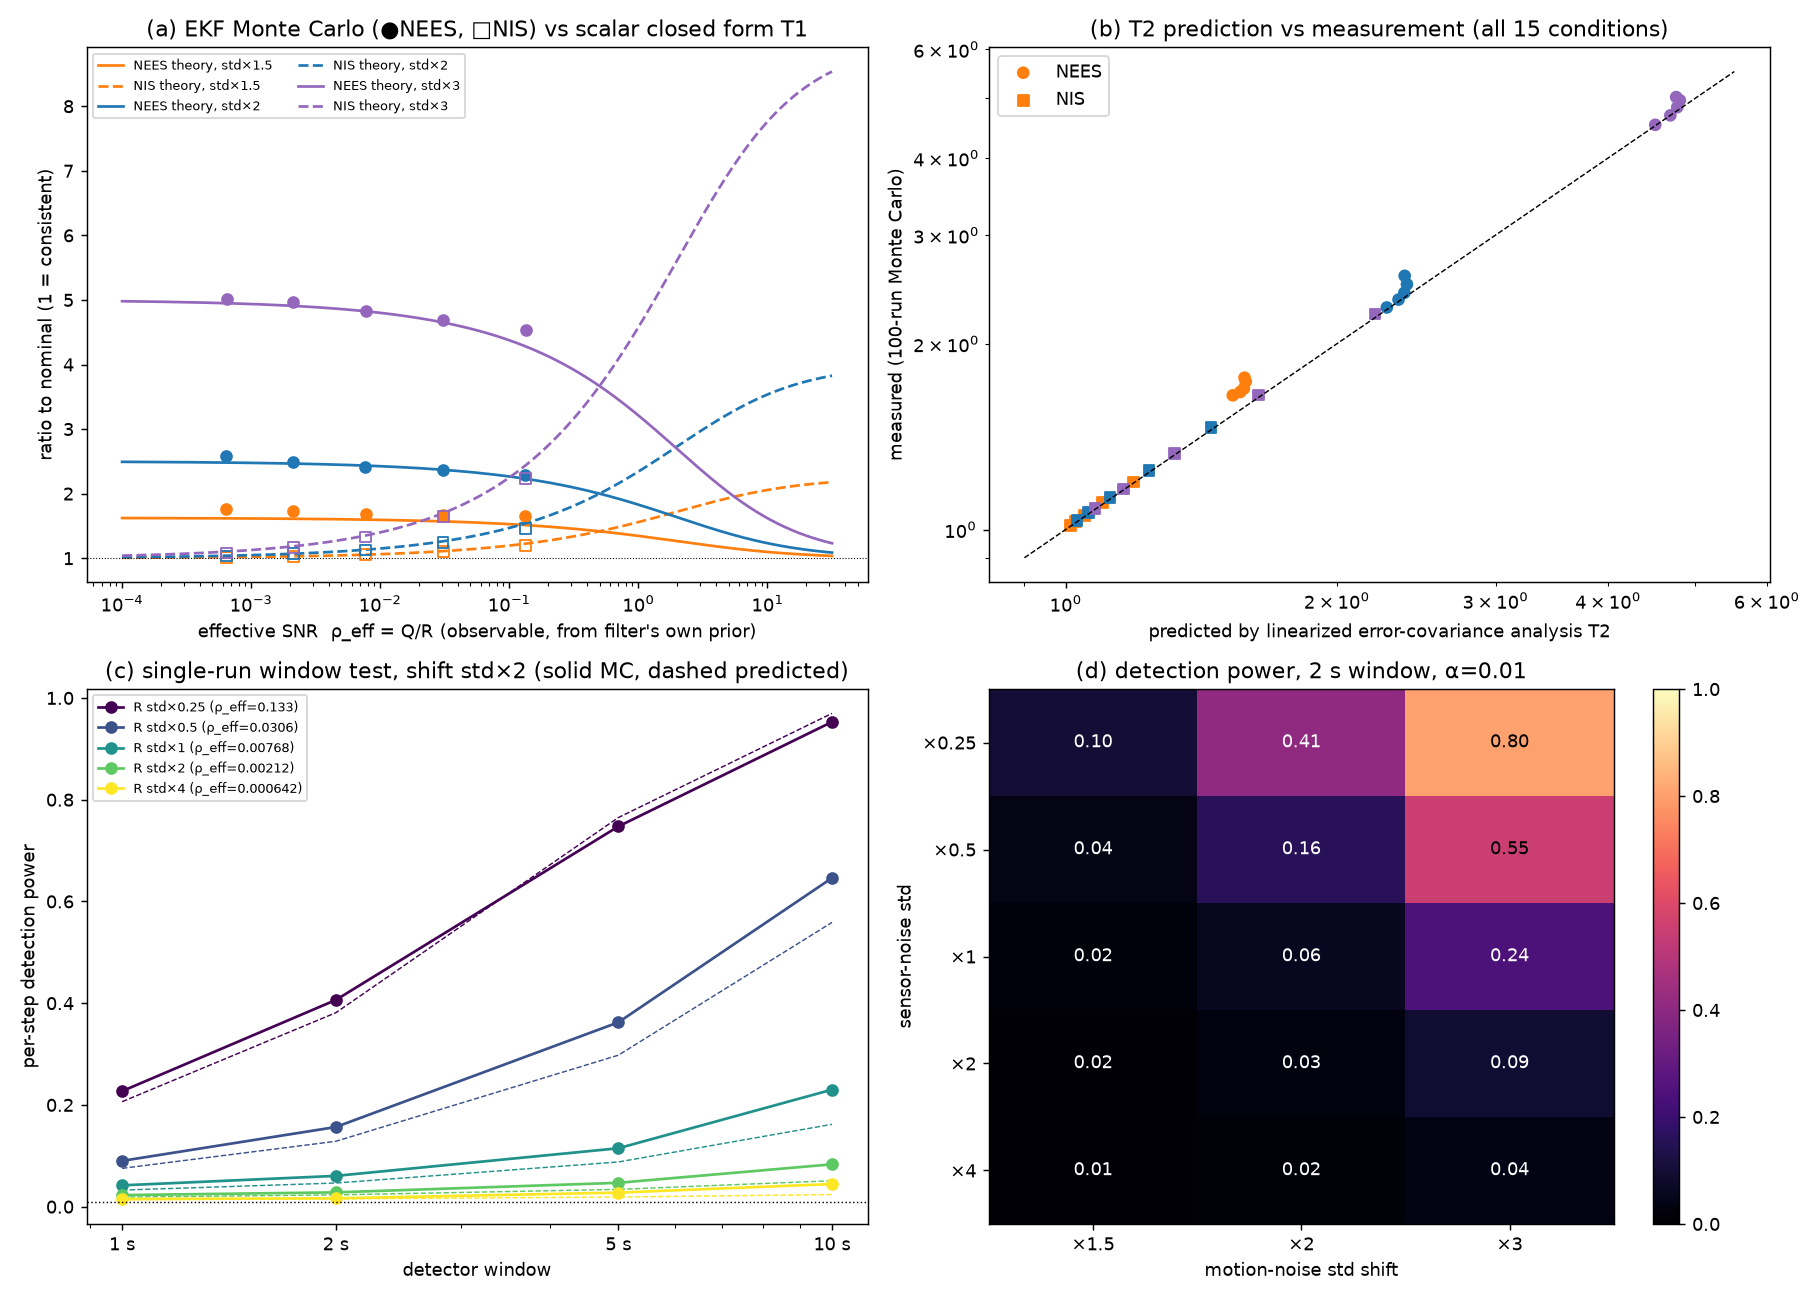

The script that saved this image:
"""Experiment 4: when are innovations blind to a motion-noise shift? (EKF)

Sweeps sensor-noise scale x shift magnitude x detector window, and compares
Monte Carlo results with two theories (derivations in THEORY.md):

  T1  scalar closed form in rho = Q/R (random-walk Kalman filter):
        NEES ratio -> (1+c)/2,  NIS ratio -> 1 + (c-1)/2 * sqrt(rho)  as rho -> 0
      where c = (true/assumed motion-noise std)^2.
  T2  linearized error-covariance analysis along each EKF trajectory:
        P_true^- = G P_true^+ G^T + V Q_true V^T
        P_true^+ = (I-KH) P_true^- (I-KH)^T + K R K^T
        E[NEES] = tr(P^-1 P_true),  E[NIS_j] = tr(S_nu,j^-1 (H P_true^- H^T + R))

Effective SNR (observable online, no ground truth):
    g   = mean over updates of tr(R^-1 H P^- H^T) / 2   (filter's own prior)
    rho_eff = g^2 / (1 + g)        (inverts the scalar relation P^-/R = g(rho))

Run:    uv run python 04_sensitivity.py      (~5 min on 4 cores)
Output: 04_sensitivity.png, 04_sensitivity.json
"""

import itertools
import json
from multiprocessing import Pool

import matplotlib.pyplot as plt
import numpy as np
from scipy.stats import chi2

from sim_core import (DT, M_RUNS, Q_NOM, R as R_NOM, SEED, SHIFT_STEP, STATE_DIM, STEPS,
                      control, ekf_jacobians, ekf_predict, ekf_update, nees, q_true,
                      simulate_step)

R_SCALES = [0.25, 0.5, 1.0, 2.0, 4.0]     # sensor-noise std multiplier
SHIFTS = [1.5, 2.0, 3.0]                  # true motion-noise std multiplier after t=30 s
WINDOWS = [10, 20, 50, 100]               # detector window [steps]
ALPHA = 0.01
POST = slice(SHIFT_STEP, STEPS)


# ------------------------------ scalar theory --------------------------------
def scalar_theory(rho, c):
    """Steady-state NEES and NIS ratios of a random-walk KF (R = 1, Q = rho)
    whose true process noise is c * rho. Verified against MC to 3 decimals."""
    Pm = (rho + np.sqrt(rho ** 2 + 4 * rho)) / 2
    K = Pm / (Pm + 1)
    Ptm = (K ** 2 + c * rho) / (K * (2 - K))
    Ptp = (1 - K) ** 2 * Ptm + K ** 2
    return Ptp / K, (Ptm + 1) / (Pm + 1)


# --------------------------------- one run -----------------------------------
def run(args):
    seed, r_scale, shift_factor, shift = args
    Rm = R_NOM * r_scale ** 2
    rng = np.random.default_rng(seed)
    truth = np.zeros(3)
    mu, S = truth.copy(), np.eye(3) * 0.01
    Pt = np.zeros((3, 3))                 # true error covariance (filter starts exact)
    out = np.zeros((6, STEPS))            # nis, dof, nees, nees_pred, nis_pred, g_sum

    for t in range(STEPS):
        u = control(t)
        truth, zs = simulate_step(truth, t, shift, rng, R=Rm, shift_factor=shift_factor)
        G, V = ekf_jacobians(mu, u)
        Pt = G @ Pt @ G.T + V @ q_true(t, shift, shift_factor) @ V.T
        mu, S = ekf_predict(mu, S, u)
        for z, lm in zs:
            S_prior = S
            mu, S, nis, (K, H, S_nu) = ekf_update(mu, S, z, lm, R=Rm, return_gain=True)
            out[0, t] += nis
            out[1, t] += 2
            out[4, t] += np.trace(np.linalg.solve(S_nu, H @ Pt @ H.T + Rm))
            out[5, t] += np.trace(np.linalg.solve(Rm, H @ S_prior @ H.T)) / 2
            I_KH = np.eye(3) - K @ H
            Pt = I_KH @ Pt @ I_KH.T + K @ Rm @ K.T
        out[2, t] = nees(mu, S, truth)
        out[3, t] = np.trace(np.linalg.solve(S, Pt))
    return out


def window_alarms(nis, dof, W):
    k = np.ones(W)
    s = np.apply_along_axis(lambda x: np.convolve(x, k)[:STEPS], 1, nis)
    d = np.apply_along_axis(lambda x: np.convolve(x, k)[:STEPS], 1, dof)
    alarms = np.zeros_like(s, dtype=bool)
    ok = d > 0
    alarms[ok] = chi2.sf(s[ok], d[ok]) < ALPHA
    alarms[:, :W] = False
    return alarms


# ---------------------------------- main -------------------------------------
def main():
    conds = [(r, 1.0, False) for r in R_SCALES] + \
            [(r, s, True) for r, s in itertools.product(R_SCALES, SHIFTS)]
    jobs = [(SEED + i, r, s, sh) for (r, s, sh) in conds for i in range(M_RUNS)]
    with Pool(4) as pool:
        flat = pool.map(run, jobs, chunksize=10)
    data = {c: np.stack(flat[k * M_RUNS:(k + 1) * M_RUNS]) for k, c in enumerate(conds)}
    print("simulation done")

    rows = []
    for r in R_SCALES:
        nom = data[(r, 1.0, False)]
        fa = {W: float(window_alarms(nom[:, 0], nom[:, 1], W)[:, W:].mean()) for W in WINDOWS}
        for s in SHIFTS:
            D = data[(r, s, True)]
            nis, dof = D[:, 0, POST], D[:, 1, POST]
            row = {
                "r_scale": r, "shift_std": s, "c": s ** 2,
                "rho_eff": None,
                "NEES_ratio_mc": float(D[:, 2, POST].mean() / STATE_DIM),
                "NEES_ratio_T2": float(D[:, 3, POST].mean() / STATE_DIM),
                "NIS_ratio_mc": float(nis.sum() / dof.sum()),
                "NIS_ratio_T2": float(D[:, 4, POST].sum() / dof.sum()),
                "dof_per_step": float(dof.mean()),
                "power": {}, "power_pred": {}, "false_alarm": fa,
            }
            g = D[:, 5].sum() / (D[:, 1].sum() / 2)          # mean over all updates
            row["rho_eff"] = float(g ** 2 / (1 + g))
            row["NEES_ratio_T1"], row["NIS_ratio_T1"] = map(float, scalar_theory(row["rho_eff"], s ** 2))
            for W in WINDOWS:
                al = window_alarms(D[:, 0], D[:, 1], W)
                row["power"][W] = float(al[:, SHIFT_STEP + W:].mean())
                d = W * row["dof_per_step"]
                row["power_pred"][W] = float(chi2.sf(chi2.ppf(1 - ALPHA, d) / row["NIS_ratio_T2"], d))
            rows.append(row)

    # ---------------------------------- plots ----------------------------------
    cmap = {1.5: "tab:orange", 2.0: "tab:blue", 3.0: "tab:purple"}
    fig, ax = plt.subplots(2, 2, figsize=(14, 10))

    a = ax[0, 0]
    rr = np.logspace(-4, 1.5, 300)
    for s in SHIFTS:
        ne, ni = scalar_theory(rr, s ** 2)
        a.semilogx(rr, ne, color=cmap[s], lw=1.5, label=f"NEES theory, std×{s:g}")
        a.semilogx(rr, ni, color=cmap[s], lw=1.5, ls="--", label=f"NIS theory, std×{s:g}")
        pts = [x for x in rows if x["shift_std"] == s]
        a.scatter([p["rho_eff"] for p in pts], [p["NEES_ratio_mc"] for p in pts], color=cmap[s], marker="o", zorder=3)
        a.scatter([p["rho_eff"] for p in pts], [p["NIS_ratio_mc"] for p in pts], facecolor="none",
                  edgecolor=cmap[s], marker="s", zorder=3)
    a.axhline(1, color="k", lw=0.6, ls=":")
    a.set_xlabel("effective SNR  ρ_eff = Q/R (observable, from filter's own prior)")
    a.set_ylabel("ratio to nominal (1 = consistent)")
    a.set_title("(a) EKF Monte Carlo (●NEES, □NIS) vs scalar closed form T1")
    a.legend(fontsize=7, ncol=2)

    b = ax[0, 1]
    for key, mk in (("NEES", "o"), ("NIS", "s")):
        b.scatter([x[f"{key}_ratio_T2"] for x in rows], [x[f"{key}_ratio_mc"] for x in rows],
                  marker=mk, c=[cmap[x["shift_std"]] for x in rows], label=key)
    lim = [0.9, max(max(x["NEES_ratio_mc"], x["NIS_ratio_mc"]) for x in rows) * 1.1]
    b.plot(lim, lim, "k--", lw=0.8)
    b.set_xscale("log"); b.set_yscale("log")
    b.set_xlabel("predicted by linearized error-covariance analysis T2")
    b.set_ylabel("measured (100-run Monte Carlo)")
    b.set_title("(b) T2 prediction vs measurement (all 15 conditions)")
    b.legend()

    c = ax[1, 0]
    for i, r in enumerate(R_SCALES):
        row = next(x for x in rows if x["r_scale"] == r and x["shift_std"] == 2.0)
        col = plt.cm.viridis(i / (len(R_SCALES) - 1))
        c.plot(WINDOWS, [row["power"][W] for W in WINDOWS], "o-", color=col,
               label=f"R std×{r:g} (ρ_eff={row['rho_eff']:.3g})")
        c.plot(WINDOWS, [row["power_pred"][W] for W in WINDOWS], "--", color=col, lw=0.8)
    c.axhline(ALPHA, color="k", ls=":", lw=0.8)
    c.set_xscale("log"); c.set_xticks(WINDOWS, [f"{W*DT:g} s" for W in WINDOWS])
    c.set_xlabel("detector window"); c.set_ylabel("per-step detection power")
    c.set_title("(c) single-run window test, shift std×2 (solid MC, dashed predicted)")
    c.legend(fontsize=7)

    d = ax[1, 1]
    M = np.array([[next(x for x in rows if x["r_scale"] == r and x["shift_std"] == s)["power"][20]
                   for s in SHIFTS] for r in R_SCALES])
    im = d.imshow(M, cmap="magma", vmin=0, vmax=1, aspect="auto")
    for i in range(len(R_SCALES)):
        for j in range(len(SHIFTS)):
            d.text(j, i, f"{M[i, j]:.2f}", ha="center", va="center",
                   color="w" if M[i, j] < 0.5 else "k")
    d.set_xticks(range(len(SHIFTS)), [f"×{s:g}" for s in SHIFTS])
    d.set_yticks(range(len(R_SCALES)), [f"×{r:g}" for r in R_SCALES])
    d.set_xlabel("motion-noise std shift"); d.set_ylabel("sensor-noise std")
    d.set_title("(d) detection power, 2 s window, α=0.01")
    fig.colorbar(im, ax=d)

    fig.tight_layout()
    fig.savefig("04_sensitivity.png", dpi=130)
    with open("04_sensitivity.json", "w") as fh:
        json.dump(rows, fh, indent=1)

    print(f"{'R×':>5} {'std×':>5} {'rho_eff':>8} | {'NEES mc':>8} {'T2':>6} {'T1':>6} | "
          f"{'NIS mc':>7} {'T2':>6} {'T1':>6} | power W=10/20/50/100 (FA@20)")
    for x in rows:
        print(f"{x['r_scale']:>5g} {x['shift_std']:>5g} {x['rho_eff']:>8.4f} | "
              f"{x['NEES_ratio_mc']:>8.3f} {x['NEES_ratio_T2']:>6.3f} {x['NEES_ratio_T1']:>6.3f} | "
              f"{x['NIS_ratio_mc']:>7.3f} {x['NIS_ratio_T2']:>6.3f} {x['NIS_ratio_T1']:>6.3f} | "
              + "/".join(f"{x['power'][W]:.2f}" for W in WINDOWS) + f" ({x['false_alarm'][20]:.3f})")


if __name__ == "__main__":
    main()
